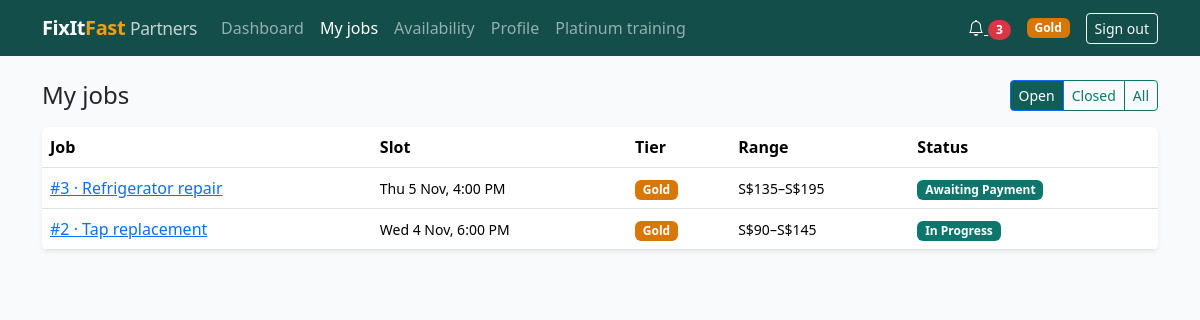
The app's page /partner/jobs/ (signed in) with its own data.
### accounts/models.py (models this page shows, shortened)
class User(AbstractUser):
    class Role(models.TextChoices):
        HOMEOWNER = 'HOMEOWNER', 'Homeowner'
        HANDYMAN = 'HANDYMAN', 'Handyman'
        EMPLOYEE = 'EMPLOYEE', 'Employee'
        MANAGER = 'MANAGER', 'Manager'
    email = models.EmailField(unique=True)
    mobile = models.CharField(max_length=20, blank=True)
    role = models.CharField(max_length=10, choices=Role.choices, default=Role.HOMEOWNER)
    is_deactivated = models.BooleanField(default=False)
    deactivation_reason = models.TextField(blank=True)

### handymen/models.py (models this page shows, shortened)
class HandymanProfile(models.Model):
    class ApplicationStatus(models.TextChoices):
        PENDING = 'PENDING', 'Pending'
        APPROVED = 'APPROVED', 'Approved'
        REJECTED = 'REJECTED', 'Rejected'
    user = models.OneToOneField(settings.AUTH_USER_MODEL, on_delete=models.CASCADE, related_name='handyman')
    photo = models.ImageField(upload_to='handymen/photos/', blank=True)
    bio = models.TextField(blank=True)
    years_experience = models.PositiveSmallIntegerField(default=0)
    job_types = models.ManyToManyField(JobType, related_name='handymen', blank=True)
    tier = models.CharField(max_length=10, choices=Tier.choices, default=Tier.STANDARD)
    application_status = models.CharField(
        max_length=10, choices=ApplicationStatus.choices, default=ApplicationStatus.PENDING)
    rejection_reason = models.TextField(blank=True)
    approved_at = models.DateTimeField(null=True, blank=True)
    approved_by = models.ForeignKey(
        settings.AUTH_USER_MODEL, on_delete=models.SET_NULL, null=True, blank=True, related_name='+')
    is_suspended = models.BooleanField(default=False)
    suspension_reason = models.TextField(blank=True)
    created_at = models.DateTimeField(auto_now_add=True)

### jobs/models.py (models this page shows, shortened)
class Job(models.Model):
    class Status(models.TextChoices):
        DRAFT = 'DRAFT', 'Draft'
        REQUESTED = 'REQUESTED', 'Requested'
        HANDYMAN_ASSIGNED = 'ASSIGNED', 'Handyman Assigned'
        QUOTATION_PENDING = 'QUOTE_PENDING', 'Quotation Pending'
        QUOTATION_UNDER_REVIEW = 'QUOTE_REVIEW', 'Quotation Under Review'
        AWAITING_PAYMENT = 'AWAITING_PAYMENT', 'Awaiting Payment'
        SCHEDULED = 'SCHEDULED', 'Scheduled'
        ON_THE_WAY = 'ON_THE_WAY', 'On the Way'
        IN_PROGRESS = 'IN_PROGRESS', 'In Progress'
        COMPLETED = 'COMPLETED', 'Completed'
        CANCELLED = 'CANCELLED', 'Cancelled'
        DECLINED = 'DECLINED', 'Declined'
    homeowner = models.ForeignKey(User, on_delete=models.PROTECT, related_name='jobs')
    job_type = models.ForeignKey(JobType, on_delete=models.PROTECT, related_name='jobs')
    address = models.ForeignKey(Address, on_delete=models.PROTECT, related_name='jobs')
    description = models.TextField()
    tier = models.CharField(max_length=10, choices=Tier.choices, blank=True)
    status = models.CharField(max_length=16, choices=Status.choices, default=Status.DRAFT)
    slot_start = models.DateTimeField(null=True, blank=True)
    slot_end = models.DateTimeField(null=True, blank=True)
    timing_band = models.CharField(max_length=10, choices=TimingBand.choices, blank=True)
    planning_region = models.CharField(max_length=10, choices=PlanningRegion.choices, blank=True)
    price_p10 = models.DecimalField(max_digits=8, decimal_places=2, null=True, blank=True)
    price_p50 = models.DecimalField(max_digits=8, decimal_places=2, null=True, blank=True)
    price_p90 = models.DecimalField(max_digits=8, decimal_places=2, null=True, blank=True)
    model_version = models.CharField(max_length=30, blank=True)
    handyman = models.ForeignKey(
        HandymanProfile, on_delete=models.PROTECT, null=True, blank=True, related_name='jobs')
    quote_deadline = models.DateTimeField(null=True, blank=True)
    service_fee_waived = models.BooleanField(default=False)
    created_at = models.DateTimeField(auto_now_add=True)
    requested_at = models.DateTimeField(null=True, blank=True)
    matched_at = models.DateTimeField(null=True, blank=True)    # launch measure: matched within 24h
    completed_at = models.DateTimeField(null=True, blank=True)  # handyman marked Completed
    confirmed_at = models.DateTimeField(null=True, blank=True)  # homeowner confirmed; warranty starts
    warranty_ends_at = models.DateTimeField(null=True, blank=True)
    cancellation_reason = models.TextField(blank=True)
    problem_note = models.TextField(blank=True)
    class Meta:
        ordering = ['-created_at']
    ACTIVE_STATUSES = [
        Status.HANDYMAN_ASSIGNED, Status.QUOTATION_PENDING, Status.QUOTATION_UNDER_REVIEW,
        Status.AWAITING_PAYMENT, Status.SCHEDULED, Status.ON_THE_WAY, Status.IN_PROGRESS,
    ]
    CLOSED_STATUSES = [Status.COMPLETED, Status.CANCELLED, Status.DECLINED]

### catalogue/models.py (models this page shows, shortened)
class JobType(models.Model):
    category = models.ForeignKey(Category, on_delete=models.PROTECT, related_name='job_types')
    name = models.CharField(max_length=100, unique=True)
    description = models.TextField(blank=True)
    min_tier = models.CharField(max_length=10, choices=Tier.choices, default=Tier.STANDARD)
    licence_required = models.BooleanField(default=False)
    is_active = models.BooleanField(default=False)
    class Meta:
        ordering = ['category__name', 'name']
    def __str__(self):
        return self.name

### partner/views.py (the view)
# urls.py: path('jobs/', views.jobs, name='jobs'),
@approved_handyman_required
def jobs(request):
    handyman = request.user.handyman
    status = request.GET.get('status', 'open')
    all_jobs = handyman.jobs.select_related('job_type')
    if status == 'open':
        all_jobs = all_jobs.exclude(status__in=Job.CLOSED_STATUSES)
    elif status == 'closed':
        all_jobs = all_jobs.filter(status__in=Job.CLOSED_STATUSES)
    return render(request, 'partner/jobs.html', {'jobs': all_jobs.order_by('-slot_start'), 'status': status})

### accounts/context_processors.py (called while the page is built)
def notifications(request):
    if not request.user.is_authenticated:
        return {}
    return {'unread_notifications': request.user.notifications.filter(is_read=False).count()}

### catalogue/templatetags/fixitfast.py (called while the page is built)
@register.filter
def whole_money(value):
    if value in (None, ''):
        return '–'
    return f'S${Decimal(value):,.0f}'

@register.simple_tag
def status_badge(value, label):
    return format_html('<span class="badge text-bg-{}">{}</span>', STATUS_COLOURS.get(value, 'secondary'), label)

@register.simple_tag
def tier_badge(tier):
    if not tier:
        return ''
    return format_html('<span class="badge badge-tier-{}">{}</span>', tier, Tier(tier).label)

### partner/templates/partner/jobs.html
{% extends 'partner/base.html' %}
{% load fixitfast %}
{% block content %}
<div class="d-flex flex-wrap justify-content-between align-items-center mb-3 gap-2">
  <h1 class="h4 mb-0">My jobs</h1>
  <div class="btn-group btn-group-sm">
    <a class="btn btn-outline-primary {% if status == 'open' %}active{% endif %}" href="?status=open">Open</a>
    <a class="btn btn-outline-primary {% if status == 'closed' %}active{% endif %}" href="?status=closed">Closed</a>
    <a class="btn btn-outline-primary {% if status == 'all' %}active{% endif %}" href="?status=all">All</a>
  </div>
</div>
<div class="table-responsive card border-0 shadow-sm">
  <table class="table table-hover align-middle mb-0">
    <thead><tr><th>Job</th><th>Slot</th><th>Tier</th><th>Range</th><th>Status</th></tr></thead>
    <tbody>
      {% for job in jobs %}
        <tr>
          <td><a href="{% url 'partner:job_detail' job.pk %}">#{{ job.pk }} · {{ job.job_type }}</a></td>
          <td class="small">{{ job.slot_start|date:"D j M, g:i A" }}</td>
          <td>{% tier_badge job.tier %}</td>
          <td class="small">{{ job.price_p10|whole_money }}–{{ job.price_p90|whole_money }}</td>
          <td>{% status_badge job.status job.get_status_display %}</td>
        </tr>
      {% empty %}<tr><td colspan="5" class="text-secondary">No jobs.</td></tr>{% endfor %}
    </tbody>
  </table>
</div>
{% endblock %}

### partner/templates/partner/base.html (shortened to what this page needs)
{% extends 'base.html' %}
{% load fixitfast %}
{% block navbar %}
<nav class="navbar navbar-expand-lg navbar-dark" style="background:#134e4a">
  <div class="container">
    <a class="navbar-brand brand" href="{% url 'partner:home' %}">FixIt<span class="accent">Fast</span> <small class="fw-normal opacity-75">Partners</small></a>
    <div class="collapse navbar-collapse" id="partnerNav">
      {% if user.is_authenticated and user.role == 'HANDYMAN' %}
        {% with url_name=request.resolver_match.url_name %}
        <ul class="navbar-nav me-auto">
          <li class="nav-item"><a class="nav-link {% if url_name == 'home' %}active{% endif %}" href="{% url 'partner:home' %}">Dashboard</a></li>
          {% if user.handyman.application_status == 'APPROVED' %}
            <li class="nav-item"><a class="nav-link {% if url_name == 'jobs' or url_name == 'job_detail' %}active{% endif %}" href="{% url 'partner:jobs' %}">My jobs</a></li>
            <li class="nav-item"><a class="nav-link {% if url_name == 'availability' %}active{% endif %}" href="{% url 'partner:availability' %}">Availability</a></li>
            <li class="nav-item"><a class="nav-link {% if url_name == 'profile' %}active{% endif %}" href="{% url 'partner:profile' %}">Profile</a></li>
            {% if user.handyman.tier == 'GOLD' %}
              <li class="nav-item"><a class="nav-link {% if url_name == 'training' or url_name == 'quiz' %}active{% endif %}" href="{% url 'partner:training' %}">Platinum training</a></li>
            {% endif %}
          {% endif %}
        </ul>
        {% endwith %}
        <div class="d-flex align-items-center gap-3">
          <a class="text-white" href="{% url 'partner:notifications' %}" aria-label="Notifications"><i class="bi bi-bell"></i>
            {% if unread_notifications %}<span class="badge rounded-pill bg-danger">{{ unread_notifications }}</span>{% endif %}</a>
          {% tier_badge user.handyman.tier %}
          <form method="post" action="{% url 'partner:logout' %}">
            <button class="btn btn-outline-light btn-sm" type="submit">Sign out</button>
          </form>
        </div>
      {% else %}
        <ul class="navbar-nav ms-auto">
          <li class="nav-item"><a class="nav-link" href="{% url 'partner:apply' %}">Become a partner</a></li>
          <li class="nav-item"><a class="nav-link" href="{% url 'storefront:home' %}">Homeowner site</a></li>
        </ul>
      {% endif %}
    </div>
  </div>
</nav>
{% endblock %}

### static/css/fixitfast.css (style rules this page uses)
:root { --bs-primary: #0f766e; --bs-primary-rgb: 15, 118, 110; --bs-link-color: #0f766e; --bs-link-hover-color: #115e59; --ff-accent: #f59e0b; --ff-sidebar: #0f172a; }
body { background: #f8fafc; }
.btn-outline-primary { --bs-btn-color: #0f766e; --bs-btn-border-color: #0f766e; --bs-btn-hover-bg: #0f766e; --bs-btn-hover-border-color: #0f766e; --bs-btn-active-bg: #115e59; }
.brand { font-weight: 700; letter-spacing: -0.02em; }
.brand .accent { color: var(--ff-accent); }
.badge-tier-GOLD { background: #d97706; }

### records on screen
User: tier "Gold"
Job: pk "3", job_type "Refrigerator repair", slot_start "Thu 5 Nov, 4:00 PM", tier "Gold", price_p10|whole_money "S$135", price_p90|whole_money "S$195", status "Awaiting Payment"
Job: pk "2", job_type "Tap replacement", slot_start "Wed 4 Nov, 6:00 PM", tier "Gold", price_p10|whole_money "S$90", price_p90|whole_money "S$145", status "In Progress"

### other values on screen
{{ unread_notifications }} "3"
